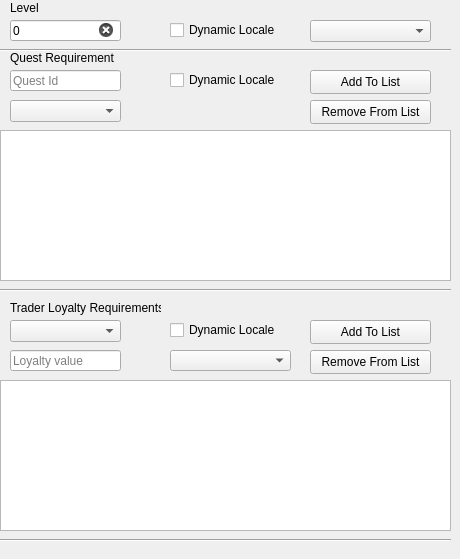
          <widget class="QWidget" name="tab_4">
           <attribute name="title">
            <string>Available For Start</string>
           </attribute>
           <widget class="QLineEdit" name="AvailableForStartLevelRequirement">
            <property name="geometry">
             <rect>
              <x>10</x>
              <y>20</y>
              <width>111</width>
              <height>21</height>
             </rect>
            </property>
            <property name="inputMask">
             <string/>
            </property>
            <property name="text">
             <string>0</string>
            </property>
            <property name="placeholderText">
             <string>Level requirement</string>
            </property>
            <property name="clearButtonEnabled">
             <bool>true</bool>
            </property>
           </widget>
           <widget class="QComboBox" name="AvailableForStartLevelRequirementCompare">
            <property name="geometry">
             <rect>
              <x>310</x>
              <y>20</y>
              <width>121</width>
              <height>22</height>
             </rect>
            </property>
            <property name="placeholderText">
             <string>Compare Method</string>
            </property>
           </widget>
           <widget class="Line" name="line_4">
            <property name="geometry">
             <rect>
              <x>0</x>
              <y>40</y>
              <width>451</width>
              <height>20</height>
             </rect>
            </property>
            <property name="orientation">
             <enum>Qt::Horizontal</enum>
            </property>
           </widget>
           <widget class="QLineEdit" name="AvailableForStartQuestId">
            <property name="geometry">
             <rect>
              <x>10</x>
              <y>70</y>
              <width>111</width>
              <height>21</height>
             </rect>
            </property>
            <property name="placeholderText">
             <string>Quest Id</string>
            </property>
            <property name="clearButtonEnabled">
             <bool>true</bool>
            </property>
           </widget>
           <widget class="QPushButton" name="AvailableForStartAddToList">
            <property name="geometry">
             <rect>
              <x>310</x>
              <y>70</y>
              <width>121</width>
              <height>24</height>
             </rect>
            </property>
            <property name="text">
             <string>Add To List</string>
            </property>
           </widget>
           <widget class="QCheckBox" name="AvailableForStartDynamicLocaleLevel">
            <property name="geometry">
             <rect>
              <x>170</x>
              <y>20</y>
              <width>111</width>
              <height>20</height>
             </rect>
            </property>
            <property name="text">
             <string>Dynamic Locale</string>
            </property>
            <property name="checked">
             <bool>false</bool>
            </property>
           </widget>
           <widget class="QCheckBox" name="AvailableForStartDynamicLocaleQuest">
            <property name="geometry">
             <rect>
              <x>170</x>
              <y>70</y>
              <width>111</width>
              <height>20</height>
             </rect>
            </property>
            <property name="text">
             <string>Dynamic Locale</string>
            </property>
            <property name="checked">
             <bool>false</bool>
            </property>
           </widget>
           <widget class="Line" name="line_14">
            <property name="geometry">
             <rect>
              <x>0</x>
              <y>280</y>
              <width>451</width>
              <height>20</height>
             </rect>
            </property>
            <property name="orientation">
             <enum>Qt::Horizontal</enum>
            </property>
           </widget>
           <widget class="QComboBox" name="AvailableForStartStatus">
            <property name="geometry">
             <rect>
              <x>10</x>
              <y>100</y>
              <width>111</width>
              <height>22</height>
             </rect>
            </property>
            <property name="placeholderText">
             <string>Status</string>
            </property>
           </widget>
           <widget class="QLabel" name="label_3">
            <property name="geometry">
             <rect>
              <x>10</x>
              <y>0</y>
              <width>49</width>
              <height>16</height>
             </rect>
            </property>
            <property name="text">
             <string>Level</string>
            </property>
           </widget>
           <widget class="QLabel" name="label_4">
            <property name="geometry">
             <rect>
              <x>10</x>
              <y>50</y>
              <width>111</width>
              <height>16</height>
             </rect>
            </property>
            <property name="text">
             <string>Quest Requirement</string>
            </property>
           </widget>
           <widget class="QListWidget" name="StartQuestWidget">
            <property name="geometry">
             <rect>
              <x>0</x>
              <y>130</y>
              <width>451</width>
              <height>151</height>
             </rect>
            </property>
           </widget>
           <widget class="QPushButton" name="AvailableForStartRemoveFromList">
            <property name="geometry">
             <rect>
              <x>310</x>
              <y>100</y>
              <width>121</width>
              <height>24</height>
             </rect>
            </property>
            <property name="text">
             <string>Remove From List</string>
            </property>
           </widget>
           <widget class="QListWidget" name="StartLoyaltyWidget">
            <property name="geometry">
             <rect>
              <x>0</x>
              <y>380</y>
              <width>451</width>
              <height>151</height>
             </rect>
            </property>
           </widget>
           <widget class="QPushButton" name="AvailableForStartLoyaltyRemoveFromList">
            <property name="geometry">
             <rect>
              <x>310</x>
              <y>350</y>
              <width>121</width>
              <height>24</height>
             </rect>
            </property>
            <property name="text">
             <string>Remove From List</string>
            </property>
           </widget>
           <widget class="QPushButton" name="AvailableForStartLoyaltyAddToList">
            <property name="geometry">
             <rect>
              <x>310</x>
              <y>320</y>
              <width>121</width>
              <height>24</height>
             </rect>
            </property>
            <property name="text">
             <string>Add To List</string>
            </property>
           </widget>
           <widget class="QComboBox" name="AvailableForStartTraderComboBox">
            <property name="geometry">
             <rect>
              <x>10</x>
              <y>320</y>
              <width>111</width>
              <height>22</height>
             </rect>
            </property>
            <property name="placeholderText">
             <string>Trader</string>
            </property>
           </widget>
           <widget class="QCheckBox" name="AvailableForStartLoyaltyDynamicLocaleQuest">
            <property name="geometry">
             <rect>
              <x>170</x>
              <y>320</y>
              <width>111</width>
              <height>20</height>
             </rect>
            </property>
            <property name="text">
             <string>Dynamic Locale</string>
            </property>
            <property name="checked">
             <bool>false</bool>
            </property>
           </widget>
           <widget class="Line" name="line_19">
            <property name="geometry">
             <rect>
              <x>0</x>
              <y>530</y>
              <width>451</width>
              <height>20</height>
             </rect>
            </property>
            <property name="orientation">
             <enum>Qt::Horizontal</enum>
            </property>
           </widget>
           <widget class="QLabel" name="label_10">
            <property name="geometry">
             <rect>
              <x>10</x>
              <y>300</y>
              <width>151</width>
              <height>16</height>
             </rect>
            </property>
            <property name="text">
             <string>Trader Loyalty Requirements</string>
            </property>
           </widget>
           <widget class="QComboBox" name="AvailableCompareLoyaltyComboBox">
            <property name="geometry">
             <rect>
              <x>170</x>
              <y>350</y>
              <width>121</width>
              <height>21</height>
             </rect>
            </property>
            <property name="editable">
             <bool>false</bool>
            </property>
            <property name="placeholderText">
             <string>Compare Method</string>
            </property>
            <property name="modelColumn">
             <number>0</number>
            </property>
           </widget>
           <widget class="QLineEdit" name="AvailableForStartLoyaltyValue">
            <property name="geometry">
             <rect>
              <x>10</x>
              <y>350</y>
              <width>111</width>
              <height>21</height>
             </rect>
            </property>
            <property name="placeholderText">
             <string>Loyalty value</string>
            </property>
            <property name="clearButtonEnabled">
             <bool>true</bool>
            </property>
           </widget>
          </widget>
